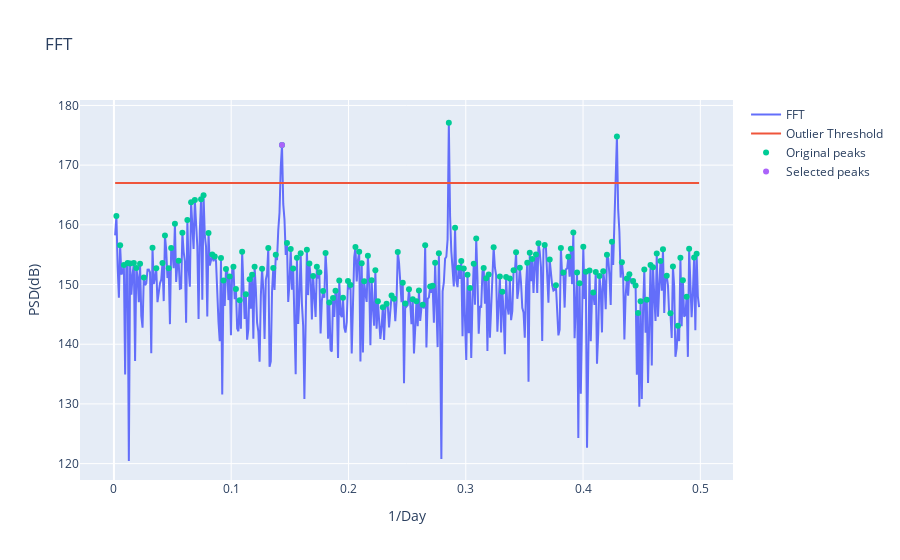

The notebook cell this image was saved under:
### Code cell
fft_detector = FFTDetector(kats_ts_sales)
fft_seasonality = fft_detector.detector()
fft_detector.plot(time_unit='Day')

### Figure 1 — Plotly figure (JSON) as saved in the notebook; plotly's stock layout.template omitted (floating-point values rounded to 4 significant figures; data arrays with more than 128 entries replaced by an {"elided": "..."} marker saying what was removed)
{"data": [{"name": "FFT", "type": "scatter", "x": {"elided": "470 float values"}, "y": {"elided": "470 float values"}}, {"name": "Outlier Threshold", "type": "scatter", "x": {"elided": "470 float values"}, "y": {"elided": "470 float values"}}, {"mode": "markers", "name": "Original peaks", "type": "scatter", "x": {"elided": "156 float values"}, "y": {"elided": "156 float values"}}, {"mode": "markers", "name": "Selected peaks", "type": "scatter", "x": [0.1433], "y": [173.4]}], "layout": {"autosize": true, "title": {"text": "FFT"}, "xaxis": {"autorange": true, "range": [-0.02727, 0.5262], "title": {"text": "1/Day"}, "type": "linear"}, "yaxis": {"autorange": true, "range": [117.2, 181.7], "title": {"text": "PSD(dB)"}, "type": "linear"}}}
